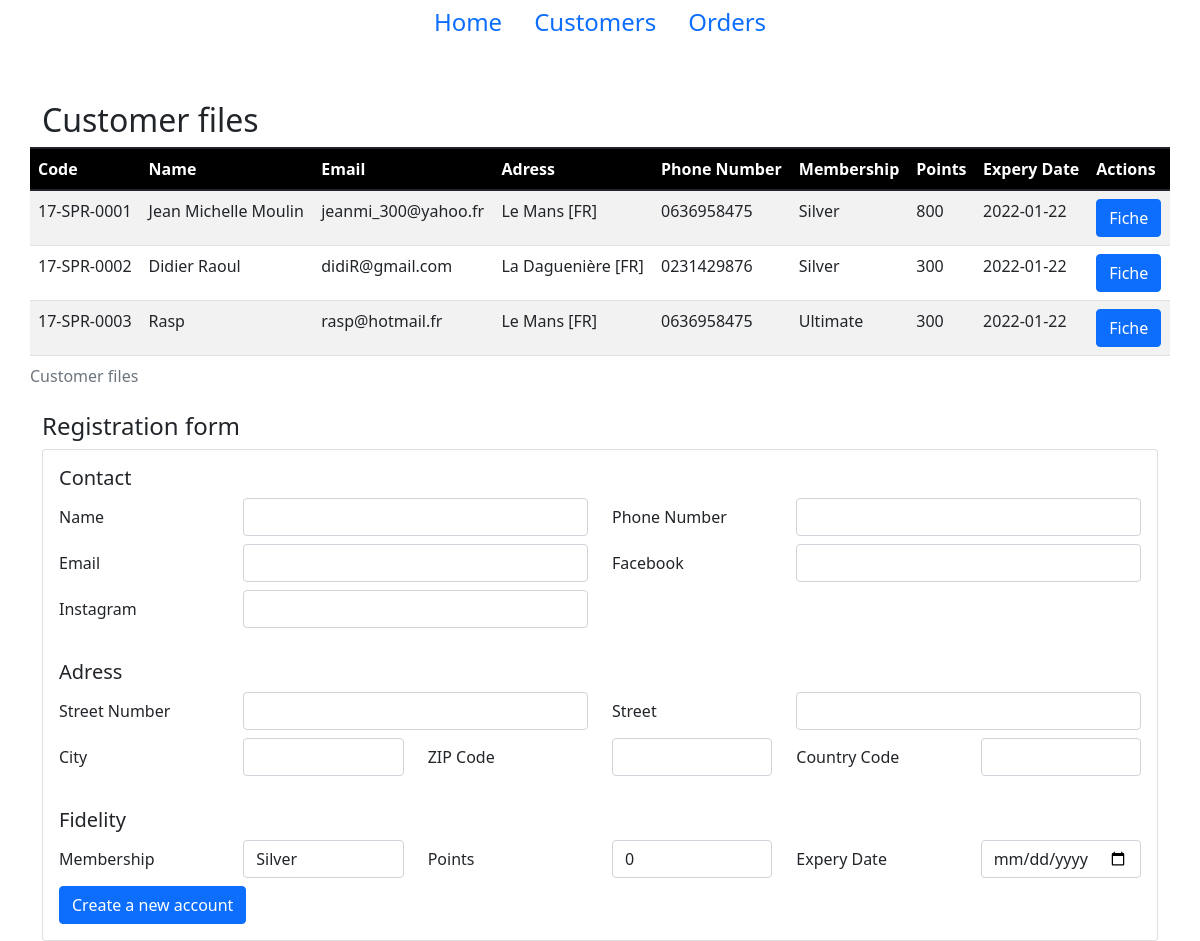
The app's page /clients.php, older data.
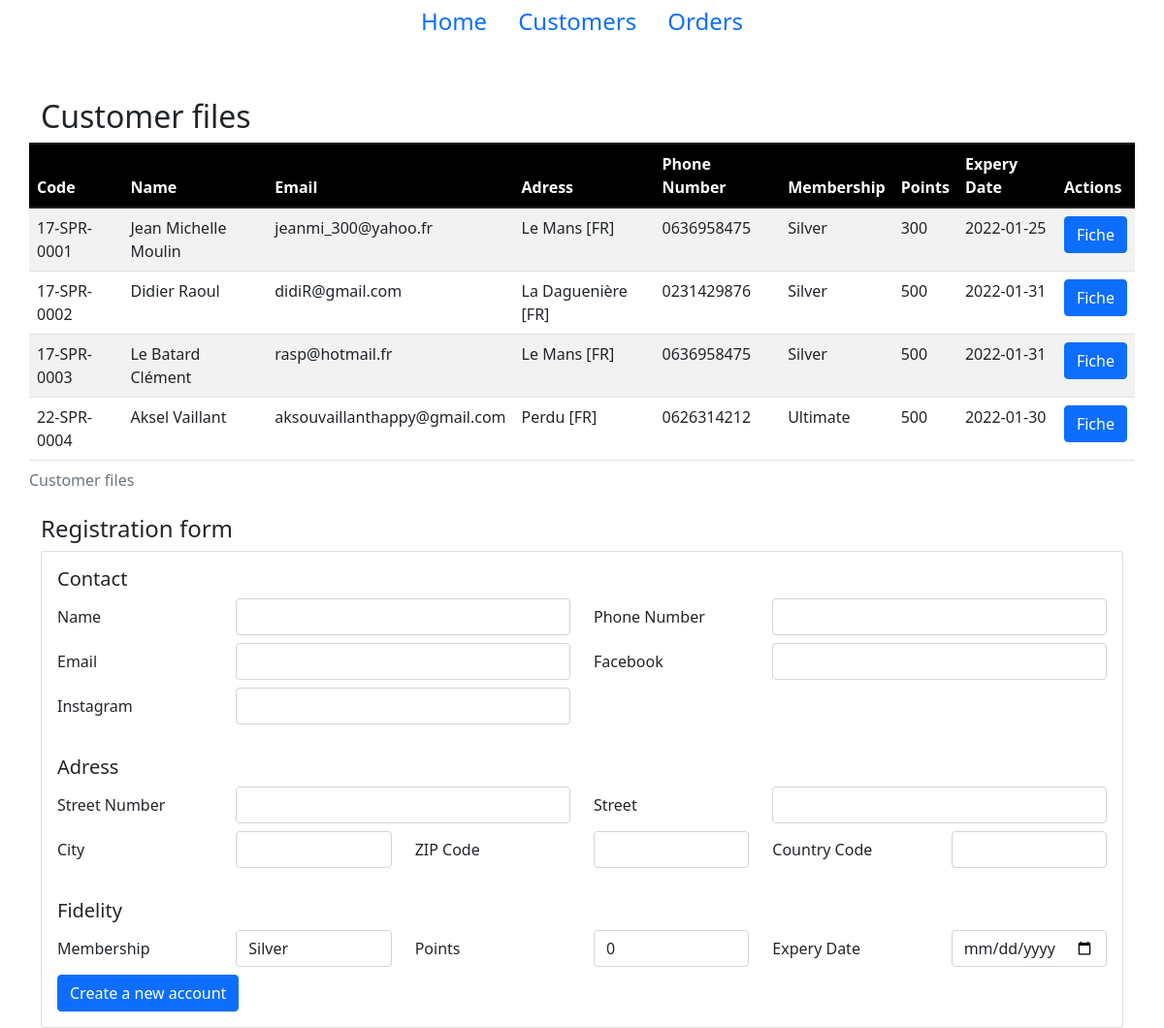
The same page, newer data.
### tables this page shows
CREATE TABLE `clients` (
  `codeclient` varchar(50) NOT NULL,
  `nameClient` varchar(20) DEFAULT NULL,
  `mailClient` varchar(50) DEFAULT NULL,
  `facebook` varchar(20) DEFAULT NULL,
  `instagram` varchar(20) DEFAULT NULL
);

### lib.php (called while the page is built, shortened)
<?php
function getListClients($conn){
    $request = "SELECT `codeclient` FROM `clients`";
    $result = $conn->query($request);
    $clients = array();
    while($row =  mysqli_fetch_array($result)) {
        $clients[] = $row[0];
    }
    return $clients;
}
?>

### clients.php (the view, shortened to what this page needs)
<!DOCTYPE html>
<html lang="en">
<head>
    <link href="style.css" rel="stylesheet">
    <link href="https://cdn.jsdelivr.net/npm/bootstrap@5.1.3/dist/css/bootstrap.min.css" rel="stylesheet">
</head>
<body>
<?php
    include('lib.php');
    include ('components/menu.php');
?>
<div class="container">
    <h2 class="mt-5">Customer files</h2>
    <div class="row">
        <table class="table table-striped">
            <caption>Customer files</caption>
            <thead bgcolor="black">
                <tr>
                    <th scope="col">Code</th>
                    <th scope="col">Name</th>
                    <th scope="col">Email</th>
                    <th scope="col">Adress</th>
                    <th scope="col">Phone Number</th>
                    <th scope="col">Membership</th>
                    <th scope="col">Points</th>
                    <th scope="col">Expery Date</th>
                    <th scope="col">Actions</th>
                </tr>
            </thead>
            <tbody>
                <?php
                    $conn = openConnection();
                    $clients = getListClients($conn);
                    foreach($clients as $client){
                        $request = "SELECT `codeclient`,`nameClient`,`mailClient`,`nameMembership`,SUM(`numPoint`) AS `numPoint`,
                                    MIN(`experyPoint`) AS `experyPoint`, `cityAddress`,`cityCode`,`countryCode`,`phoneAddress`
                                    FROM `clients` NATURAL JOIN `card` NATURAL JOIN `membership` NATURAL JOIN `points`
                                    NATURAL JOIN `cartepoint` NATURAL JOIN `habite` NATURAL JOIN `address`
                                    WHERE `codeclient` = '".$client."'";
                        $result = $conn->query($request);
                        while($row =  mysqli_fetch_array($result)) {
                            echo '<tr>';
                            echo '<td scope="col">'.$row['codeclient'].'</td>';
                            echo '<td scope="col">'.$row['nameClient'].'</td>';
                            echo '<td scope="col">'.$row['mailClient'].'</td>';
                            echo '<td scope="col">'.$row['cityAddress'].' ['.$row['countryCode'].']'.'</td>';
                            echo '<td scope="col">'.$row['phoneAddress'].'</td>';
                            echo '<td scope="col">'.$row['nameMembership'].'</td>';
                            echo '<td scope="col">'.$row['numPoint'].'</td>';
                            echo '<td scope="col">'.$row['experyPoint'].'</td>';
                            ?>
                            <form action='forms.php' method='post'>
                                <td>
                                    <input type='submit' name='button' class="btn btn-primary" value='Fiche'/>
                                </td>
                            </form>
                            <?php
                            echo '</tr>';
                        }
                    }
                ?>
            </tbody>
        </table>
    </div>
    <h4>Registration form</h4>
    <div class="card card-body">
        <form action="forms.php" method="post">
            <div class="form-group row mb-4">
                <h5>Contact</h5>
                <label for="nameClient" class="col-sm-2 col-form-label">Name</label>
                <div class="col-sm-4  mb-2">
                <input type="text" class="form-control" name="nameClient">
                </div>
                <label for="phoneAddress" class="col-sm-2 col-form-label">Phone Number</label>
                <div class="col-sm-4">
                <input type="text" class="form-control" name="phoneAddress">
                </div>
                <label for="mailClient" class="col-sm-2 col-form-label">Email</label>
                <div class="col-sm-4  mb-2">
                <input type="email" class="form-control" name="mailClient">
                </div>
                <label for="facebook" class="col-sm-2 col-form-label">Facebook</label>
                <div class="col-sm-4">
                <input type="text" class="form-control" name="facebook">
                </div>
                <label for="instagram" class="col-sm-2 col-form-label">Instagram</label>
                <div class="col-sm-4  mb-2">
                <input type="text" class="form-control" name="instagram">
                </div>
            </div>
            <div class="form-group row mb-4">
                <h5>Adress</h5>
                <label for="numAddress" class="col-sm-2 col-form-label">Street Number</label>
                <div class="col-sm-4  mb-2">
                <input type="text" class="form-control" name="numAddress">
                </div>
                <label for="streetAddress" class="col-sm-2 col-form-label">Street</label>
                <div class="col-sm-4">
                <input type="text" class="form-control" name="streetAddress">
                </div>
                <label for="cityAddress" class="col-sm-2 col-form-label">City</label>
                <div class="col-sm-2  mb-2">
                <input type="text" class="form-control" name="cityAddress">
                </div>
                <label for="cityCode" class="col-sm-2 col-form-label">ZIP Code</label>
                <div class="col-sm-2">
                <input type="text" class="form-control" name="cityCode">
                </div>
                <label for="countryCode" class="col-sm-2 col-form-label">Country Code</label>
                <div class="col-sm-2">
                <input type="text" class="form-control" name="countryCode">
                </div>
            </div>
            <div class="form-group row">
                <h5>Fidelity</h5>
                <label for="membership" class="col-sm-2 col-form-label  mb-2">Membership</label>
                <div class="form-group col-sm-2">
                    <select name="membership" class="form-control">
                        <option value="1" selected>Silver</option>
                    </select>
                </div>
                <label for="points" class="col-sm-2 col-form-label">Points</label>
                <div class="col-sm-2">
                <input type="text" class="form-control" name="points" value="0">
                </div>
                <label for="experyDate" class="col-sm-2 col-form-label">Expery Date</label>
                <div class="col-sm-2">
                <input type="date" class="form-control" name="experyDate">
                </div>
            </div>
            <div class="form-group row">
                <div class="col-sm-10">
                <button type="submit" name="add_client" class="btn btn-primary">Create a new account</button>
                </div>
            </div>
        </form>
    </div>
</div>
</body>
</html>

### components/menu.php
<ul class="nav justify-content-center">
    <li class="nav-item">
        <h4><a class="nav-link active" href="home.php">Home</a></h4>
    </li>
    <li class="nav-item">
        <h4><a class="nav-link" href="clients.php">Customers</a></h4>
    </li>
    <li class="nav-item">
        <h4><a class="nav-link" href="commands.php">Orders</a></h4>
    </li>
</ul>

### style.css (style rules this page uses)
thead tr th { color: white; }

Row changes from the older to the newer data that the page shows:
computed for clients "17-SPR-0001": numPoint "800" → "300"; experyPoint "2022-01-22" → "2022-01-25"
computed for clients "17-SPR-0002": numPoint "300" → "500"; experyPoint "2022-01-22" → "2022-01-31"
changed clients "17-SPR-0003": nameClient "Rasp" → "Le Batard Clément"; nameMembership "Ultimate" → "Silver"; numPoint "300" → "500"; experyPoint "2022-01-22" → "2022-01-31"
added clients: codeclient "22-SPR-0004", nameClient "Aksel Vaillant", mailClient "aksouvaillanthappy@gmail.com", cityAddress "Perdu", countryCode "FR", phoneAddress "0626314212", nameMembership "Ultimate", numPoint "500", experyPoint "2022-01-30"
